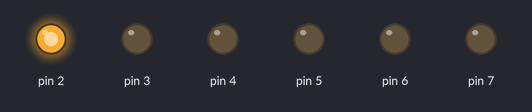
This sketch was run on a simulated Arduino Uno, built with avr-gcc and run on an emulated ATmega328P. Shown: output pins drawn as LEDs (lit = HIGH).

Above: at 0.1 s.
At 0.5 s:
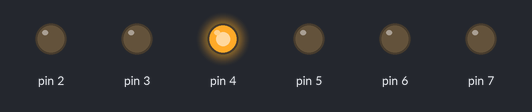
At 0.9 s:
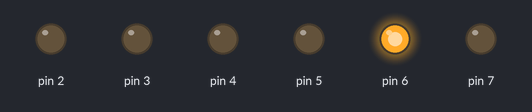
At 1.1 s:
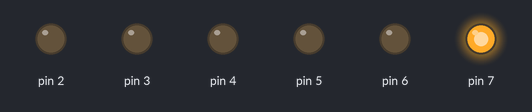
At 1.9 s:
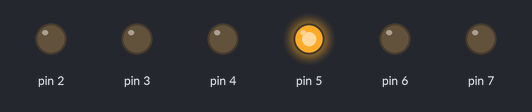
At 2.7 s:
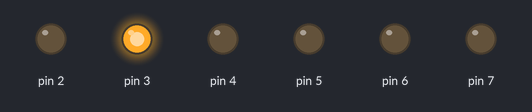
Timing chart, 0 to 3.0 s (numbered marks = the images above):
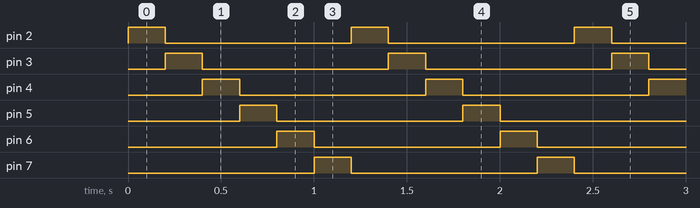

The sketch:

_03._Chaser.ino
```cpp
void setup() {
  int i;
  for (i=0; i<6; i++) {
    pinMode(i+2, OUTPUT);
  }
}

void loop() {
  int i;
  int j;

  for (j=0; j<6; j++) {

    for (i=0; i<6; i++) {
      digitalWrite(i+2, LOW);
    }

    digitalWrite(j+2, HIGH);
    delay(200);
  }
}
```

Measured:
- by itself, pin 2–7: alternates HIGH for 0.20 s and LOW for 1.0 s
- by itself, everything shown: repeats every 1.2 s, in 6 steps
